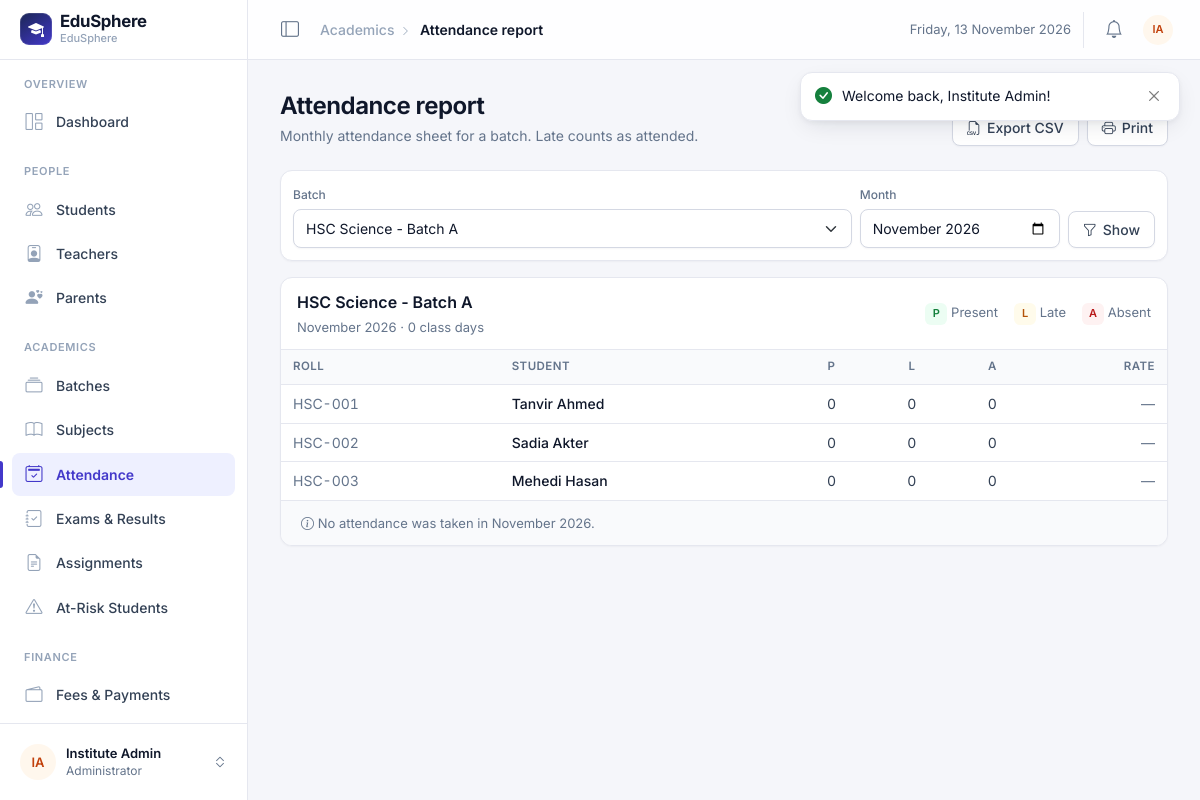
The app's page /attendance/report.php (signed in) with its own data.
### tables this page shows
CREATE TABLE batches (
    id          INT AUTO_INCREMENT PRIMARY KEY,
    name        VARCHAR(100) NOT NULL,
    session     VARCHAR(20)  NOT NULL,                   
    description VARCHAR(255) NULL,
    created_at  DATETIME NOT NULL DEFAULT CURRENT_TIMESTAMP
);

CREATE TABLE students (
    id             INT AUTO_INCREMENT PRIMARY KEY,
    user_id        INT NOT NULL UNIQUE,
    batch_id       INT NULL,
    roll_no        VARCHAR(20) NOT NULL,
    dob            DATE NULL,
    gender         ENUM('Male','Female','Other') NULL,
    phone          VARCHAR(20) NULL,
    address        VARCHAR(255) NULL,
    guardian_name  VARCHAR(100) NULL,
    photo          VARCHAR(255) NULL,
    admission_date DATE NULL,
    FOREIGN KEY (user_id)  REFERENCES users(id)   ON DELETE CASCADE,
    FOREIGN KEY (batch_id) REFERENCES batches(id) ON DELETE SET NULL
);

CREATE TABLE users (
    id              INT AUTO_INCREMENT PRIMARY KEY,
    name            VARCHAR(100) NOT NULL,
    username        VARCHAR(50)  NOT NULL UNIQUE,
    email           VARCHAR(100) NOT NULL UNIQUE,
    password        VARCHAR(255) NOT NULL,               
    role            ENUM('admin','teacher','student','parent') NOT NULL,
    status          ENUM('active','inactive') NOT NULL DEFAULT 'active',
    failed_attempts INT NOT NULL DEFAULT 0,
    locked_until    DATETIME NULL,
    reset_token     VARCHAR(64) NULL,
    reset_expires   DATETIME NULL,
    created_at      DATETIME NOT NULL DEFAULT CURRENT_TIMESTAMP
);

### attendance/report.php (the view, shortened to what this page needs)
<?php
require_once __DIR__ . '/../includes/functions.php';
$batches  = manageable_batches();
$batch_id = get_int('batch_id', $batches ? (int)$batches[0]['id'] : 0);
$month    = $_GET['month'] ?? date('Y-m');
$from = $month . '-01';
$students = [];
$grid = [];
$class_days = [];
if ($batch_id) {
    $st = $pdo->prepare('SELECT s.id, s.roll_no, u.name FROM students s JOIN users u ON u.id = s.user_id WHERE s.batch_id = ? ORDER BY s.roll_no');
    $st->execute([$batch_id]);
    $students = $st->fetchAll();
}
$batch_name = '';
foreach ($batches as $b) if ($b['id'] == $batch_id) $batch_name = $b['name'];
require __DIR__ . '/../includes/header.php';
$actions = (role() === 'teacher' ? '<a href="' . url('attendance/mark.php') . '" class="btn btn-brand"><i class="bi bi-check2-square"></i> Mark attendance</a>' : '')
    . '<button class="btn btn-light" data-export-csv="#attReport" data-filename="attendance-' . e($month) . '.csv"><i class="bi bi-filetype-csv"></i> Export CSV</button>'
    . '<button class="btn btn-light" onclick="window.print()"><i class="bi bi-printer"></i> Print</button>';
?>
<form class="filter-bar filter-form">
    <div class="grow"><label class="form-label" for="batch_id">Batch</label>
        <select name="batch_id" id="batch_id" class="form-select">
            <?php foreach ($batches as $b): ?>
                <option value="<?= $b['id'] ?>" <?= $batch_id == $b['id'] ? 'selected' : '' ?>><?= e($b['name']) ?></option>
            <?php endforeach; ?>
        </select></div>
    <div class="fixed"><label class="form-label" for="month">Month</label>
        <input type="month" name="month" id="month" class="form-control" value="<?= e($month) ?>"></div>
    <button class="btn btn-light"><i class="bi bi-funnel"></i> Show</button>
</form>
<div class="card">
    <div class="table-toolbar">
        <div>
            <div class="section-title"><?= e($batch_name ?: 'No batch') ?></div>
            <div class="section-sub"><?= date('F Y', strtotime($from)) ?> · <?= count($class_days) ?> class day<?= count($class_days) === 1 ? '' : 's' ?></div>
        </div>
        <div class="att-summary">
            <span><span class="att-cell att-P">P</span> Present</span>
            <span><span class="att-cell att-L">L</span> Late</span>
            <span><span class="att-cell att-A">A</span> Absent</span>
        </div>
    </div>
    <div class="table-responsive">
        <table class="table table-sm mb-0 text-center" id="attReport">
            <thead>
            <tr>
                <th class="text-start">Roll</th><th class="text-start">Student</th>
                <th>P</th><th>L</th><th>A</th><th class="text-end">Rate</th>
            </tr>
            </thead>
            <tbody>
            <?php foreach ($students as $s):
                $row = $grid[$s['id']] ?? [];
                $p = count(array_keys($row, 'Present'));
                $l = count(array_keys($row, 'Late'));
                $a = count(array_keys($row, 'Absent'));
                $tot = $p + $l + $a;
                $pct = $tot ? round(($p + $l) / $tot * 100, 1) : 0;
            ?>
                <tr>
                    <td class="text-start tabular text-muted"><?= e($s['roll_no']) ?></td>
                    <td class="text-start text-nowrap cell-main"><?= e($s['name']) ?></td>
                    <td class="tabular"><?= $p ?></td><td class="tabular"><?= $l ?></td><td class="tabular"><?= $a ?></td>
                    <td class="text-end">
                        <?php if ($tot): ?>
                            <span class="badge <?= $pct >= 75 ? 'text-bg-success' : ($pct >= 50 ? 'text-bg-warning' : 'text-bg-danger') ?>"><?= $pct ?>%</span>
                        <?php else: ?><span class="text-muted">—</span><?php endif; ?>
                    </td>
                </tr>
            <?php endforeach; ?>
            </tbody>
        </table>
    </div>
    <?php if ($students && !$class_days): ?>
        <div class="card-footer text-muted small"><i class="bi bi-info-circle"></i> No attendance was taken in <?= date('F Y', strtotime($from)) ?>.</div>
    <?php endif; ?>
</div>
<?php require __DIR__ . '/../includes/footer.php'; ?>

### records on screen
batches: name "HSC Science - Batch A"
students: roll_no "HSC-001", user.name "Tanvir Ahmed", id "0"
students: roll_no "HSC-002", user.name "Sadia Akter", id "0"
students: roll_no "HSC-003", user.name "Mehedi Hasan", id "0"

### other values on screen
$f['msg'] "Welcome back, Institute Admin!"
APP_NAME "EduSphere"
INSTITUTE_NAME "EduSphere"
$group "OVERVIEW"
$label "Dashboard"
$group "PEOPLE"
$label "Students"
$label "Teachers"
$label "Parents"
$group "ACADEMICS"
$label "Batches"
$label "Subjects"
$label "Attendance"
$label "Exams & Results"
$label "Assignments"
